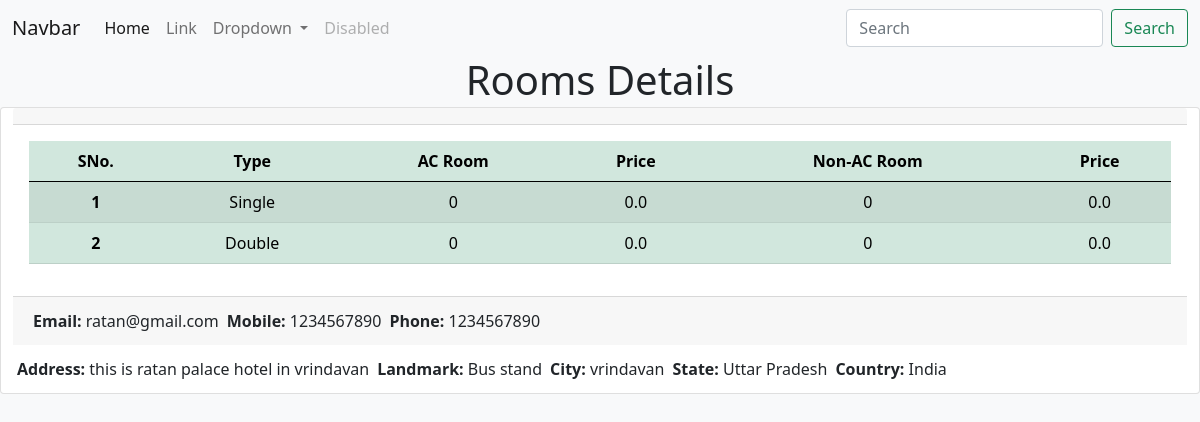
Page /visiting/3/ on the committed database.
### business/models.py (models this page shows, shortened)
class business(models.Model):
    business_type = models.ForeignKey(BusinessType,on_delete=models.PROTECT)
    name = models.CharField(max_length=1000,null=True)
    address = models.TextField(null=True)
    landmark = models.CharField(max_length=1000,null=True)
    city = models.CharField(max_length=1000,null=True,default='')
    state = models.CharField(max_length=1000,null=True,default='')
    country = models.CharField(max_length=1000,null=True,default='')
    mobile = models.CharField(max_length=20,null=True)
    phone = models.CharField(max_length=20,null=True)
    email = models.EmailField(null=True)
    website = models.URLField(null=True)
    main_img = models.ImageField(upload_to='business_image',null=True,default=None)
    is_single = models.BooleanField(null=True,default=True)
    single_ac = models.IntegerField(null=True, default=0)
    single_non_ac = models.IntegerField(null=True, default=0)
    single_for = models.IntegerField(null=True,default=1)
    single_ac_price = models.FloatField(null=True, default=0.0)
    single_non_ac_price = models.FloatField(null=True, default=0.0)
    is_double = models.BooleanField(null=True,default=True)
    double_ac = models.IntegerField(null=True, default=0)
    double_non_ac = models.IntegerField(null=True, default=0)
    double_for = models.IntegerField(null=True,default=2)
    double_ac_price = models.FloatField(null=True, default=0.0)
    double_non_ac_price = models.FloatField(null=True, default=0.0)
    is_triple = models.BooleanField(null=True,default=True)
    triple_ac = models.IntegerField(null=True, default=0)
    triple_non_ac = models.IntegerField(null=True, default=0)
    triple_for = models.IntegerField(null=True,default=3)
    triple_ac_price = models.FloatField(null=True, default=0.0)
    triple_non_ac_price = models.FloatField(null=True, default=0.0)
    is_four = models.BooleanField(null=True,default=False)
    four_ac = models.IntegerField(null=True, default=0)
    four_non_ac = models.IntegerField(null=True, default=0)
    four_for = models.IntegerField(null=True,default=4)
    four_ac_price = models.FloatField(null=True, default=0.0)
    four_non_ac_price = models.FloatField(null=True, default=0.0)
    is_five = models.BooleanField(null=True,default=False)
    five_ac = models.IntegerField(null=True, default=0)
    five_non_ac = models.IntegerField(null=True, default=0)
    five_for = models.IntegerField(null=True,default=5)
    five_ac_price = models.FloatField(null=True, default=0.0)
    five_non_ac_price = models.FloatField(null=True, default=0.0)
    is_hall = models.BooleanField(null=True,default=False)
    hall_ac = models.IntegerField(null=True, default=0)
    hall_non_ac = models.IntegerField(null=True, default=0)
    hall_for = models.IntegerField(null=True,default=1)
    hall_ac_price = models.FloatField(null=True, default=0.0)
    hall_non_ac_price = models.FloatField(null=True, default=0.0)
    arrangement_for_katha = models.BooleanField(null=True,default=False)
    katha_people = models.IntegerField(null=True,default=0)
    arrangement_for_wedding = models.BooleanField(null=True,default=False)
    wedding_people = models.IntegerField(null=True,default=0)
    arrangement_for_birthday = models.BooleanField(null=True,default=False)
    birthday_people = models.IntegerField(null=True,default=0)
    arrangement_for_other = models.BooleanField(null=True,default=False)
    other_people = models.IntegerField(null=True,default=0)
    booking = models.BooleanField(null=True,default=False)
    booking_accept = models.CharField(max_length=500,null=True, default='')
    kitchen = models.BooleanField(null=True,default=False)
    kitchen_for = models.IntegerField(null=True,default=0)
    parking = models.BooleanField(null=True,default=False)
    parking_address = models.CharField(max_length=100, null=True,default='Hotel')
    restaurant = models.BooleanField(null=True,default=False)
    restaurant_for = models.IntegerField(null=True,default=0)
    taxi_service = models.BooleanField(null=True,default=False)
    checkout = models.CharField(max_length=50,null=True, default='12:00pm for 24 hrs')
    owner_name = models.CharField(max_length=100,null=True,default='')
    owner_email = models.EmailField(null=True,default='')
    owner_moble = models.CharField(max_length=20,null=True,default='')
    owner_contact_time = models.CharField(max_length=100,null=True,default='10:00 AM to 06:00 PM')
    attr1 = models.CharField(max_length=100,null=True,default='')
    attr2 = models.CharField(max_length=100,null=True,default='')
    attr3 = models.CharField(max_length=100,null=True,default='')
    attr4 = models.CharField(max_length=100,null=True,default='')
    attr5 = models.CharField(max_length=100,null=True,default='')
    attr6 = models.IntegerField(null=True,default=0)
    attr7 = models.IntegerField(null=True,default=0)
    attr8 = models.IntegerField(null=True,default=0)
    attr9 = models.IntegerField(null=True,default=0)
    attr10 = models.IntegerField(null=True,default=0)

### homepage/views.py (the view)
# urls.py: path('visiting/<int:id>/', views.visiting,name='visiting'),
def visiting(request,id):
    view_business = business.objects.get(id=id)
    context = {
        'business_details':view_business
    }
    return render(request,'visiting.html',context)

### homepage/templates/visiting.html (shortened to what this page needs)
{% extends 'base.html' %}
{% block content %}
<div class="container-fluid">
    <h1 class="text-center">Rooms Details</h1>
    <div class="row">
        <div class="hori card text-center">
            <div class="card-header">
            </div>
            <div class="card-body">
                <table class="table table-success table-striped">
                    <thead>
                        <tr>
                            <th scope="col">SNo.</th>
                            <th scope="col">Type</th>
                            <th scope="col">AC Room</th>
                            <th scope="col">Price</th>
                            <th scope="col">Non-AC Room</th>
                            <th scope="col">Price</th>
                        </tr>
                    </thead>
                    <tbody>
                        <tr>
                            <th scope="row">1</th>
                            <td>Single</td>
                            <td>{{business_details.single_ac}}</td>
                            <td>{{business_details.single_ac_price}}</td>
                            <td>{{business_details.single_non_ac}}</td>
                            <td>{{business_details.single_non_ac_price}}</td>
                        </tr>
                        <tr>
                            <th scope="row">2</th>
                            <td>Double</td>
                            <td>{{business_details.double_ac}}</td>
                            <td>{{business_details.double_ac_price}}</td>
                            <td>{{business_details.double_non_ac}}</td>
                            <td>{{business_details.double_non_ac_price}}</td>
                        </tr>
                    </tbody>
                </table>
            </div>
            <div>
                <div class="card-footer d-flex mb-2">
                    <div class="m-1"><b>Email:</b> {{business_details.email}}</div>
                    <div class="m-1"><b>Mobile:</b> {{business_details.mobile}}</div>
                    <div class="m-1"><b>Phone:</b> {{business_details.phone}}</div>
                </div>
                <div class="d-flex mb-2">
                    <div class="m-1"><b>Address:</b> {{business_details.address}}</div>
                    <div class="m-1"><b>Landmark:</b> {{business_details.landmark}}</div>
                    <div class="m-1"><b>City:</b> {{business_details.city}}</div>
                    <div class="m-1"><b>State:</b> {{business_details.state}}</div>
                    <div class="m-1"><b>Country:</b> {{business_details.country}}</div>
                </div>
            </div>
        </div>
    </div>
</div>
{% endblock %}

### homepage/templates/visiting.html (style rules this page uses)
body { background-color: #f8f9fa; }
.hori, .room-card:hover { transform: translateY(-5px); }

### rows in the picture
business: single_ac "0", single_ac_price "0.0", single_non_ac "0", single_non_ac_price "0.0", double_ac "0", double_ac_price "0.0", double_non_ac "0", double_non_ac_price "0.0", email "ratan@gmail.com", mobile "1234567890", phone "1234567890", address "this is ratan palace hotel in vrindavan", landmark "Bus stand", city "vrindavan", state "Uttar Pradesh", country "India"
